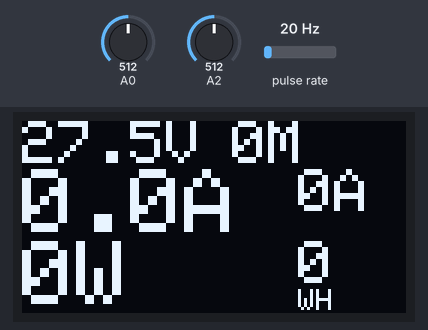
A program run on a simulated Arduino Uno, built with avr-gcc and run on an emulated ATmega328P. Parts: 128×64 one-colour display. Wiring (inferred from the names in the program): pulse sensor: data pin 2. Inputs (shaded band) come from the test bench; at power-on: A2 = 512, A0 = 512, pulse rate 20 Hz. EEPROM starts erased.

Above: at 4.2 s.
4.3 s: A2 set to 716
At 5.8 s:
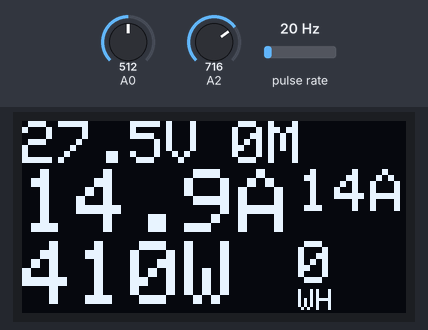
6.2 s: A0 set to 199
9.2 s: A0 set to 168
At 11.0 s:
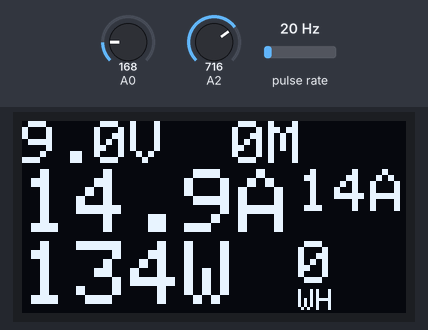
11.4 s: A2 set to 900
At 12.8 s:
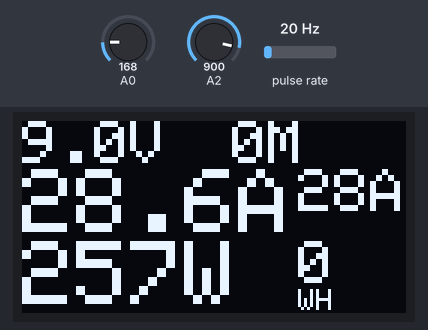
13.1 s: A0 set to 122
At 14.2 s:
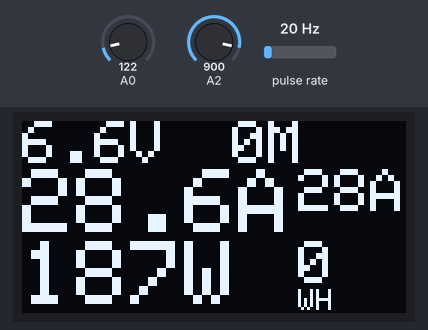
15.2 s: A2 set to 1023
At 16.7 s:
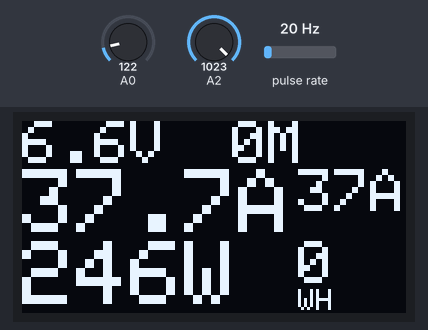
Timing chart, 0 to 18.2 s (numbered marks = the images above; inputs shaded):
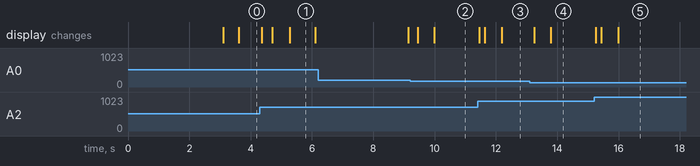

Measured:
- after the input at 4.3 s, the display: first changes after 0.06 s (image 1 shows a later state)
- after the input at 9.2 s, the display: first changes after 0.24 s (image 2 shows a later state)
- after the input at 11.4 s, the display: first changes after 0.05 s (image 3 shows a later state)
- after the input at 13.1 s, the display: first changes after 0.15 s (image 4 shows a later state)
- what the display in image 1 shows lasts 0.8 s, from 5.3 s to 6.1 s

The program:

main.cpp
```cpp
#include <Arduino.h>
#include <SPI.h>
#include <Wire.h>
#include <Adafruit_GFX.h>
#include <Adafruit_SSD1306.h>
#include <Adafruit_I2CDevice.h>
#include <EEPROM.h>

#define SCREEN_WIDTH 128 // OLED display width, in pixels
#define SCREEN_HEIGHT 64 // OLED display height, in pixels

// Declaration for an SSD1306 display connected to I2C (SDA, SCL pins)
#define OLED_RESET     4 // Reset pin # (or -1 if sharing Arduino reset pin)
Adafruit_SSD1306 display(SCREEN_WIDTH, SCREEN_HEIGHT, &Wire, OLED_RESET);


#define vPerDiv     0.0048828125
#define wheelDia    0.65//meters
#define noOfHSCutsPerRev  266
//#define ENABLESERIALPLOTTER

int hall_signal=2;
uint32_t timeCount=0,prevTime=0;
uint8_t readValue = 0;
uint16_t eepromAdd = 0,eepromStoreAdd=0,sampleCount=0;
volatile uint16_t V=0,I=0,maxI=0,noOfHSCuts=0,RPM=0;
float Vv=0.0,Iv=0.0,maxIv=0.0,P=0.0,E=0.0,dist=0.0,battWireV=0.0;


void counter() {
  dist += 3.14f*wheelDia;
  noOfHSCuts++;
}

void testdrawstyles(float v, float dist, float c, float maxC, float instP, float totalP, float totalT,uint16_t rpm) {
  display.clearDisplay();

  display.setTextColor(WHITE);

  display.setCursor(0,0);display.setTextSize(2);display.print(v,1);display.print(F("V"));
  display.setCursor(70,0);display.setTextSize(2);display.print(int(totalT));display.print(F("M"));//total power
  // display.setCursor(70,0);display.setTextSize(2);display.println(int(dist/100.0f));//total distance , 100.0f is the display factor
  display.setCursor(0,16);display.setTextSize(3);display.print(c,1);display.print(F("A"));//inst current
  display.setCursor(92,16);display.setTextSize(2);display.print(int(maxC),1);display.print(F("A"));//max current
  display.setCursor(0,40);display.setTextSize(3);display.print(int(instP));display.print(F("W"));//inst power

  display.setCursor(92,40);display.setTextSize(2);display.print(int(totalP));//total power
  display.setCursor(92,56);display.setTextSize(1);display.print(F("WH"));
  // display.print(RPM);//RPM
  display.display();
}

void displayString(String s1, String s2){
  display.clearDisplay();
  display.setTextColor(BLACK, WHITE);        // Draw white text
  display.setCursor(0,0);             // Start at top-left corner

  display.setTextColor(WHITE);
  display.setTextSize(2);
  display.println(s1);//total power
  display.println(s2);//total power
  display.display();
}

void displayCheckWireConnectionAndReboot(){
  display.clearDisplay();
  display.setTextColor(BLACK, WHITE);        // Draw white text
  display.setCursor(0,0);             // Start at top-left corner

  display.setTextColor(WHITE);
  display.setTextSize(2);
  display.println(F("Check Wire& Reboot"));//total power
  display.println(F("or Connectto PC"));//total power
  display.display();
}
void displayReadingDonePowerOff(){
  display.clearDisplay();
  display.setTextColor(BLACK, WHITE);        // Draw white text
  display.setCursor(0,0);             // Start at top-left corner

  display.setTextColor(WHITE);
  display.setTextSize(2);
  display.println(F("  Reading done,Turn"));//total power
  display.println(F("Power off!"));//total power
  display.display();
}

void setupTimerOneInterrupt(){//at every second
  cli();
  //set timer1 interrupt at 1Hz
  TCCR1A = 0;// set entire TCCR1A register to 0
  TCCR1B = 0;// same for TCCR1B
  TCNT1  = 0;//initialize counter value to 0
  // set compare match register for 1hz increments
  OCR1A = 15624;// = (16*10^6) / (1*1024) - 1 (must be <65536)
  // turn on CTC mode
  TCCR1B |= (1 << WGM12);
  // Set CS10 and CS12 bits for 1024 prescaler
  TCCR1B |= (1 << CS12) | (1 << CS10);
  // enable timer compare interrupt
  TIMSK1 |= (1 << OCIE1A);
  sei();
}
ISR(TIMER1_COMPA_vect){//timer1 interrupt 1Hz toggles pin 13 (LED)
  timeCount++;
  if(timeCount%10 == 0){
    RPM = noOfHSCuts*6;
    noOfHSCuts = 0;
  }
}
void setupTimerTwoInterrupt(){//at every 16ms
  //set timer2 interrupt at 8kHz
  cli();
  TCCR2A = 0;// set entire TCCR2A register to 0
  TCCR2B = 0;// same for TCCR2B
  TCNT2  = 0;//initialize counter value to 0
  // set compare match register for 8khz increments
  OCR2A = 249;// = (16*10^6) / (8000*8) - 1 (must be <256)
  // turn on CTC mode
  TCCR2A |= (1 << WGM21);
  // Set CS21 bit for 8 prescaler
  TCCR2B |= (1 << CS21)|(1<<CS22)|(1<<CS20);
  // enable timer compare interrupt
  TIMSK2 |= (1 << OCIE2A);
  sei();
}

/*.....................................................................................................*/
void InitADC()
{
 // Select Vref=AVcc
 ADMUX |= (1<<REFS0);
 //set prescaller to 128 and enable ADC
 ADCSRA |= (1<<ADPS2)|(1<<ADPS1)|(1<<ADPS0)|(1<<ADEN);
}
/*.....................................................................................................*/
uint16_t ReadADC(uint8_t ADCchannel)
{
 //select ADC channel with safety mask
 ADMUX = (ADMUX & 0xF0) | (ADCchannel & 0x0F);
 //single conversion mode
 ADCSRA |= (1<<ADSC);
 // wait until ADC conversion is complete
 while( ADCSRA & (1<<ADSC) );
 return ADC;
}

ISR(TIMER2_COMPA_vect){//timer1 interrupt at every 16msec
  static uint16_t Vavg,Iavg;
  static uint8_t countV,countI,select;
  uint16_t temp=0;
  if(select == 0){
    if(++countV <=16){
      Vavg += ReadADC(0);
    }else{
      V = Vavg>>4;
      countV = 0;
      Vavg=0;
    }
    select=1;
  }else{
    if(++countI <=16){
      temp = ReadADC(2);
      if(maxI < temp) maxI=temp;
      Iavg += temp;
    }else{
      I = Iavg>>4;
      countI = 0;
      Iavg=0;
    }
    select=0;
  }
  //calculating voltage
  Vv = V*vPerDiv*11.0f;

  //calculating current
  //I*vPerDiv=is coming out to be equal to 2.49 or 2.50 when there is no current flowing.
  //when charging subtract 2.51 then there will be max error of 0.02*15.151515=0.3030 amp
  //while charging reading less. Always add in the result to get the actual value.
  //While dischargin reading more, always subtract error from the result to get the actual value.
  Iv = (I*vPerDiv - 2.51);//default sensor value is 2.49V
  if(Iv < 0) Iv = 0;  //checking if the current is in negative direction.
  Iv = Iv*15.15151515f;//1000/66=15.151515

  //calculating power
  P = Vv*Iv;

  //calculating energy consumed
  E += P*0.00000444444f;//P*(16/1000)/60/60=P*0.00000444444
}

/*.....................................................................................................*/
uint16_t readAnalogVoltage(uint8_t adcChannel){
  uint16_t value=0;
  for(int i=0;i<10;i++){
    if(i>=2) value=value+ReadADC(adcChannel); else ReadADC(adcChannel); //leaving the first two samples for avoiding any undesired value
  }
  return(uint16_t((value*1.0)/8.0));
}


void setup() {
  // put your setup code here, to run once:
  Serial.begin(115200);
  pinMode(hall_signal, INPUT_PULLUP);

  //setting the ADC
  InitADC();

  // SSD1306_SWITCHCAPVCC = generate display voltage from 3.3V internally
  if(!display.begin(SSD1306_SWITCHCAPVCC, 0x3C)) { // Address 0x3D for 128x64
    Serial.println(F("SSD1306 allocation failed"));
    for(;;); // Don't proceed, loop forever
  }
  // Clear the buffer
  display.clearDisplay();
  display.setTextSize(2);             // Normal 1:1 pixel scale
  display.setTextColor(WHITE);        // Draw white text
  display.setCursor(0,0);             // Start at top-left corner
  display.println(F(" Punchline"));
  display.println(F("  Energy"));
  display.println(F(" Pvt. Ltd."));
  display.display();
  delay(3000);

  //deciding the reading factor
  battWireV = ReadADC(0)*vPerDiv*11.0f;
  //Serial.println(battWireV);
  //routine for reading the data
  //if batt wire voltage is higher than 10V meaning that the batt is connected to the device
  //if batt wire voltage is less thatn 10v meaning that the device is not connected to batt or being ready to read
  //the stored eeprom data
  uint16_t storedSampCount=0,temporary=0;
  if(battWireV < 10.0f){
    displayCheckWireConnectionAndReboot();
#ifndef ENABLESERIALPLOTTER
    Serial.println("To read stored data, write :R");
#endif
    while(1){
      if(Serial.available()){
        readValue = Serial.read();
        if(readValue == 'R'){//write R to read the data
#ifdef ENABLESERIALPLOTTER
          Serial.print("RPM,InstPow,Current_");
          Serial.print(EEPROM.read(1022));Serial.print("V_");
          Serial.print(EEPROM.read(1016)*255+EEPROM.read(1017));Serial.print("WH_");
          Serial.print(EEPROM.read(1018)*255+EEPROM.read(1019));Serial.print("M_");
          Serial.print(EEPROM.read(1020)*255+EEPROM.read(1021));Serial.println("m");
#endif
#ifndef ENABLESERIALPLOTTER
          Serial.print("Voltage: ");Serial.print(EEPROM.read(1022));Serial.print("V, ");
          Serial.print("Energy: ");Serial.print(EEPROM.read(1016)*255+EEPROM.read(1017));Serial.println("WH");
          Serial.print("Time: ");Serial.print(EEPROM.read(1018)*255+EEPROM.read(1019));Serial.print("M, ");
          Serial.print("Distance: ");Serial.print(EEPROM.read(1020)*255+EEPROM.read(1021));Serial.println("m");
#endif
          //Serial.println(".....................................................");
          storedSampCount=EEPROM.read(0)*5;//each sample is of 5 bytes
          eepromAdd=0;//starting address where the RPM,P,I is stored
          while(++eepromAdd <= storedSampCount){

            temporary = EEPROM.read(eepromAdd)*255;
            temporary += EEPROM.read(++eepromAdd);
            Serial.print(temporary);

            temporary = EEPROM.read(++eepromAdd)*255;
            temporary += EEPROM.read(++eepromAdd);
            Serial.print(",");Serial.print(temporary);

            Serial.print(",");temporary = EEPROM.read(++eepromAdd);
            Serial.println(temporary);
          }
#ifndef ENABLESERIALPLOTTER
          Serial.println("Done reading");
#endif
          displayReadingDonePowerOff();
        }
      }
    }
  }
  attachInterrupt(digitalPinToInterrupt(hall_signal), counter, FALLING);
  setupTimerOneInterrupt();
  setupTimerTwoInterrupt();
}

void loop() {
  //calculating the max current.
  maxIv = (maxI*vPerDiv - 2.51);//default sensor value is 2.49V
  if(maxIv < 0) maxIv = 0;
  maxIv = maxIv*15.15151515f;//1000/66=15.151515
  //Serial.print("MaxI: ");Serial.println(maxIv);

  //before writing the data to EEPROM make sure no serial comm is available.
  //not equal to R means eeprom is not read before because batt voltage was more than 10V
  //here Vv is less than 10V means Wire was previously connected but now it's disconnected.
  if(readValue != 'R' && Vv < 10.0f && timeCount >=10){
    //Now we can store the data.
    displayString("  Storing","   data");
    delay(2000);
    //here i am storing only E,time,dist parameters
    //store the E in two bytes (q,r)
    EEPROM.write(1016,int(E)/255);
    EEPROM.write(1017,int(E)%255);
    //store the total time in two bytes (q,r)
    EEPROM.write(1018,int(timeCount/60)/255);
    EEPROM.write(1019,int(timeCount/60)%255);
    //store the distance in two bytes(q,r)
    EEPROM.write(1020,int(dist)/255);
    EEPROM.write(1021,int(dist)%255);

    //Write storing data to eeprom commands here
    displayString("  Stored     data","   Turn   Power off!");
    while(1);
  }

  //store current,P,RPM dynamically every 10 seconds
  //5 bytes will be consumed every 10 seconds.
  //1 byte every 2 sec, 1016byte in 1016*2/60=33.867min
  //if(timeCount%10 == 0 && timeCount != prevTime){
  if(timeCount != prevTime){//to store at every seconds
    if(eepromStoreAdd < 1016){
      //storing the number of data samples stored in EEPROM, it will help in reading the data
      EEPROM.write(0,++sampleCount);
      //storing the data RPM
      EEPROM.write(++eepromStoreAdd,int(RPM)/255);
      EEPROM.write(++eepromStoreAdd,int(RPM)%255);
      //storing the data inst Power
      EEPROM.write(++eepromStoreAdd,int(P)/255);
      EEPROM.write(++eepromStoreAdd,int(P)%255);
      //string the current
      EEPROM.write(++eepromStoreAdd,int(Iv));
      prevTime = timeCount;
    }
  }
  //storing voltage at 20second
  if(timeCount==20) EEPROM.write(1022,int(Vv));
  //Printing every parameters
  //Serial.print("Voltage:");Serial.println(Vv);
  //Serial.print("Distance:");Serial.println(dist);
  //Serial.print("Current:");Serial.println(Iv);
  //Serial.print("MaxI:");Serial.println(maxIv);
  //Serial.print("Power:");Serial.println(P);
  //Serial.print("Energy:");Serial.println(E);
  //Serial.print("Time:");Serial.println(timeCount/60);
  //Serial.print("RPM:");Serial.println(RPM);

  //updating the display here
  testdrawstyles(Vv,dist,Iv,maxIv,P,E,timeCount/60,RPM/*voltage,distance,current,maxCurrent,instPower,totalPower,totalT*/);
}
```

display.cpp
```cpp
#include <display.h>
#include <Adafruit_GFX.h>
#include <Adafruit_SSD1306.h>

// void testdrawstyles(float v, float dist, float c, float maxC, float instP, float totalP, float totalT,uint16_t rpm) {
//   display.clearDisplay();
//   display.setTextColor(BLACK, WHITE);        // Draw white text
//   display.setCursor(0,0);             // Start at top-left corner

//   display.setTextColor(WHITE);
//   display.setTextSize(2);

//   display.print(v,1);display.print(F("V "));
//   display.println(int(dist/100.0f));//total distance , 100.0f is the display factor
//   display.print(c,1);display.print(F("A "));//inst current
//   display.print(int(maxC),1);display.println(F("A"));//max current
//   display.print(int(instP));display.print(F("W "));//inst power
//   display.print(int(totalT));display.println(F("M"));//total power
//   display.print(totalP,1);display.print(F("WH "));//total power
//   display.print(RPM);//RPM
//   display.display();
// }
```

display.h
```cpp
#ifndef __DISPLAY_H__
#define __DISPLAY_H__
#include <stdint.h>

void testdrawstyles(float v, float dist, float c, float maxC, float instP, float totalP, float totalT,uint16_t rpm);
#endif
```
